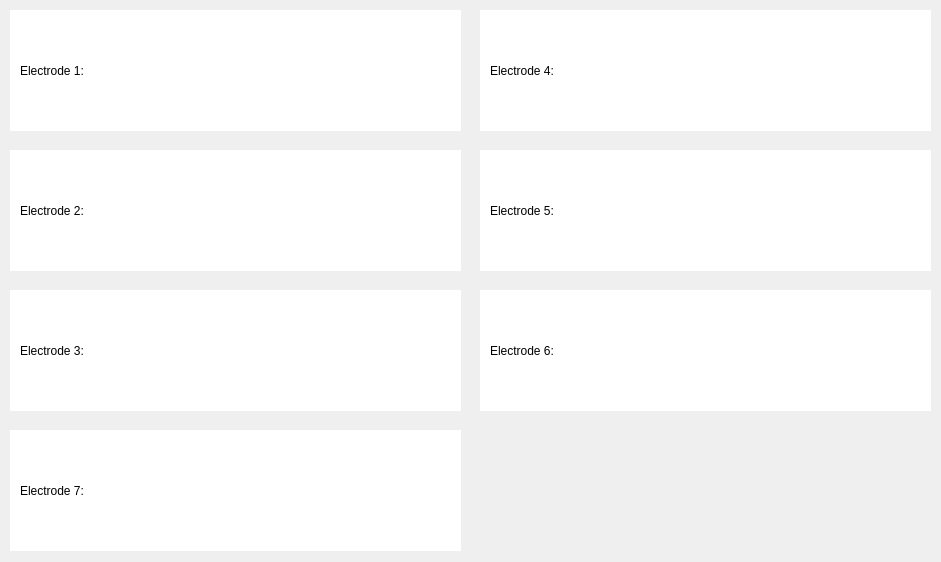
<?xml version="1.0" encoding="UTF-8"?>

<ui version="4.0">

 <class>PCWindow</class>

 <widget class="QWidget" name="PCWindow">

  <property name="geometry">

   <rect>

    <x>0</x>

    <y>0</y>

    <width>941</width>

    <height>562</height>

   </rect>

  </property>

  <property name="windowTitle">

   <string>PC Window</string>

  </property>

  <widget class="QFrame" name="frame1">

   <property name="geometry">

    <rect>

     <x>10</x>

     <y>10</y>

     <width>451</width>

     <height>121</height>

    </rect>

   </property>

   <property name="styleSheet">

    <string notr="true">QFrame { background-color: white; }</string>

   </property>

   <property name="frameShape">

    <enum>QFrame::NoFrame</enum>

   </property>

   <widget class="QLabel" name="label1">

    <property name="geometry">

     <rect>

      <x>10</x>

      <y>50</y>

      <width>91</width>

      <height>21</height>

     </rect>

    </property>

    <property name="text">

     <string>Electrode 1:</string>

    </property>

   </widget>

   <widget class="QCustomPlot" name="customPlot1" native="true">

    <property name="geometry">

     <rect>

      <x>100</x>

      <y>10</y>

      <width>331</width>

      <height>101</height>

     </rect>

    </property>

    <property name="sizePolicy">

     <sizepolicy hsizetype="Expanding" vsizetype="Expanding">

      <horstretch>0</horstretch>

      <verstretch>0</verstretch>

     </sizepolicy>

    </property>

   </widget>

  </widget>

  <widget class="QFrame" name="frame2">

   <property name="geometry">

    <rect>

     <x>10</x>

     <y>150</y>

     <width>451</width>

     <height>121</height>

    </rect>

   </property>

   <property name="styleSheet">

    <string notr="true">QFrame { background-color: white; }</string>

   </property>

   <property name="frameShape">

    <enum>QFrame::NoFrame</enum>

   </property>

   <widget class="QLabel" name="label2">

    <property name="geometry">

     <rect>

      <x>10</x>

      <y>50</y>

      <width>91</width>

      <height>21</height>

     </rect>

    </property>

    <property name="text">

     <string>Electrode 2:</string>

    </property>

   </widget>

   <widget class="QCustomPlot" name="customPlot2" native="true">

    <property name="geometry">

     <rect>

      <x>100</x>

      <y>10</y>

      <width>331</width>

      <height>101</height>

     </rect>

    </property>

    <property name="sizePolicy">

     <sizepolicy hsizetype="Expanding" vsizetype="Expanding">

      <horstretch>0</horstretch>

      <verstretch>0</verstretch>

     </sizepolicy>

    </property>

   </widget>

  </widget>

  <widget class="QFrame" name="frame3">

   <property name="geometry">

    <rect>

     <x>10</x>

     <y>290</y>

     <width>451</width>

     <height>121</height>

    </rect>

   </property>

   <property name="styleSheet">

    <string notr="true">QFrame { background-color: white; }</string>

   </property>

   <property name="frameShape">

    <enum>QFrame::NoFrame</enum>

   </property>

   <widget class="QLabel" name="label3">

    <property name="geometry">

     <rect>

      <x>10</x>

      <y>50</y>

      <width>91</width>

      <height>21</height>

     </rect>

    </property>

    <property name="text">

     <string>Electrode 3:</string>

    </property>

   </widget>

   <widget class="QCustomPlot" name="customPlot3" native="true">

    <property name="geometry">

     <rect>

      <x>100</x>

      <y>10</y>

      <width>331</width>

      <height>101</height>

     </rect>

    </property>

    <property name="sizePolicy">

     <sizepolicy hsizetype="Expanding" vsizetype="Expanding">

      <horstretch>0</horstretch>

      <verstretch>0</verstretch>

     </sizepolicy>

    </property>

   </widget>

  </widget>

  <widget class="QFrame" name="frame4">

   <property name="geometry">

    <rect>

     <x>480</x>

     <y>10</y>

     <width>451</width>

     <height>121</height>

    </rect>

   </property>

   <property name="styleSheet">

    <string notr="true">QFrame { background-color: white; }</string>

   </property>

   <property name="frameShape">

    <enum>QFrame::NoFrame</enum>

   </property>

   <widget class="QLabel" name="label4">

    <property name="geometry">

     <rect>

      <x>10</x>

      <y>50</y>

      <width>91</width>

      <height>21</height>

     </rect>

    </property>

    <property name="text">

     <string>Electrode 4:</string>

    </property>

   </widget>

   <widget class="QCustomPlot" name="customPlot4" native="true">

    <property name="geometry">

     <rect>

      <x>100</x>

      <y>10</y>

      <width>331</width>

      <height>101</height>

     </rect>

    </property>

    <property name="sizePolicy">

     <sizepolicy hsizetype="Expanding" vsizetype="Expanding">

      <horstretch>0</horstretch>

      <verstretch>0</verstretch>

     </sizepolicy>

    </property>

   </widget>

  </widget>

  <widget class="QFrame" name="frame5">

   <property name="geometry">

    <rect>

     <x>480</x>

     <y>150</y>

     <width>451</width>

     <height>121</height>

    </rect>

   </property>

   <property name="styleSheet">

    <string notr="true">QFrame { background-color: white; }</string>

   </property>

   <property name="frameShape">

    <enum>QFrame::NoFrame</enum>

   </property>

   <widget class="QLabel" name="label5">

    <property name="geometry">

     <rect>

      <x>10</x>

      <y>50</y>

      <width>91</width>

      <height>21</height>

     </rect>

    </property>

    <property name="text">

     <string>Electrode 5:</string>

    </property>

   </widget>

   <widget class="QCustomPlot" name="customPlot5" native="true">

    <property name="geometry">

     <rect>

      <x>100</x>

      <y>10</y>

      <width>331</width>

      <height>101</height>

     </rect>

    </property>

    <property name="sizePolicy">

     <sizepolicy hsizetype="Expanding" vsizetype="Expanding">

      <horstretch>0</horstretch>

      <verstretch>0</verstretch>

     </sizepolicy>

    </property>

   </widget>

  </widget>

  <widget class="QFrame" name="frame6">

   <property name="geometry">

    <rect>

     <x>480</x>

     <y>290</y>

     <width>451</width>

     <height>121</height>

    </rect>

   </property>

   <property name="styleSheet">

    <string notr="true">QFrame { background-color: white; }</string>

   </property>

   <property name="frameShape">

    <enum>QFrame::NoFrame</enum>

   </property>

   <widget class="QLabel" name="label6">

    <property name="geometry">

     <rect>

      <x>10</x>

      <y>50</y>

      <width>91</width>

      <height>21</height>

     </rect>

    </property>

    <property name="text">

     <string>Electrode 6:</string>

    </property>

   </widget>

   <widget class="QCustomPlot" name="customPlot6" native="true">

    <property name="geometry">

     <rect>

      <x>100</x>

      <y>10</y>

      <width>331</width>

      <height>101</height>

     </rect>

    </property>

    <property name="sizePolicy">

     <sizepolicy hsizetype="Expanding" vsizetype="Expanding">

      <horstretch>0</horstretch>

      <verstretch>0</verstretch>

     </sizepolicy>

    </property>

   </widget>

  </widget>

  <widget class="QFrame" name="frame7">

   <property name="geometry">

    <rect>

     <x>10</x>

     <y>430</y>

     <width>451</width>

     <height>121</height>

    </rect>

   </property>

   <property name="styleSheet">

    <string notr="true">QFrame { background-color: white; }</string>

   </property>

   <property name="frameShape">

    <enum>QFrame::NoFrame</enum>

   </property>

   <widget class="QLabel" name="label7">

    <property name="geometry">

     <rect>

      <x>10</x>

      <y>50</y>

      <width>91</width>

      <height>21</height>

     </rect>

    </property>

    <property name="text">

     <string>Electrode 7:</string>

    </property>

   </widget>

   <widget class="QCustomPlot" name="customPlot7" native="true">

    <property name="geometry">

     <rect>

      <x>100</x>

      <y>10</y>

      <width>331</width>

      <height>101</height>

     </rect>

    </property>

    <property name="sizePolicy">

     <sizepolicy hsizetype="Expanding" vsizetype="Expanding">

      <horstretch>0</horstretch>

      <verstretch>0</verstretch>

     </sizepolicy>

    </property>

   </widget>

  </widget>

 </widget>

 <customwidgets>

  <customwidget>

   <class>QCustomPlot</class>

   <extends>QWidget</extends>

   <header>qcustomplot.h</header>

  </customwidget>

 </customwidgets>

 <resources/>

 <connections/>

</ui>
